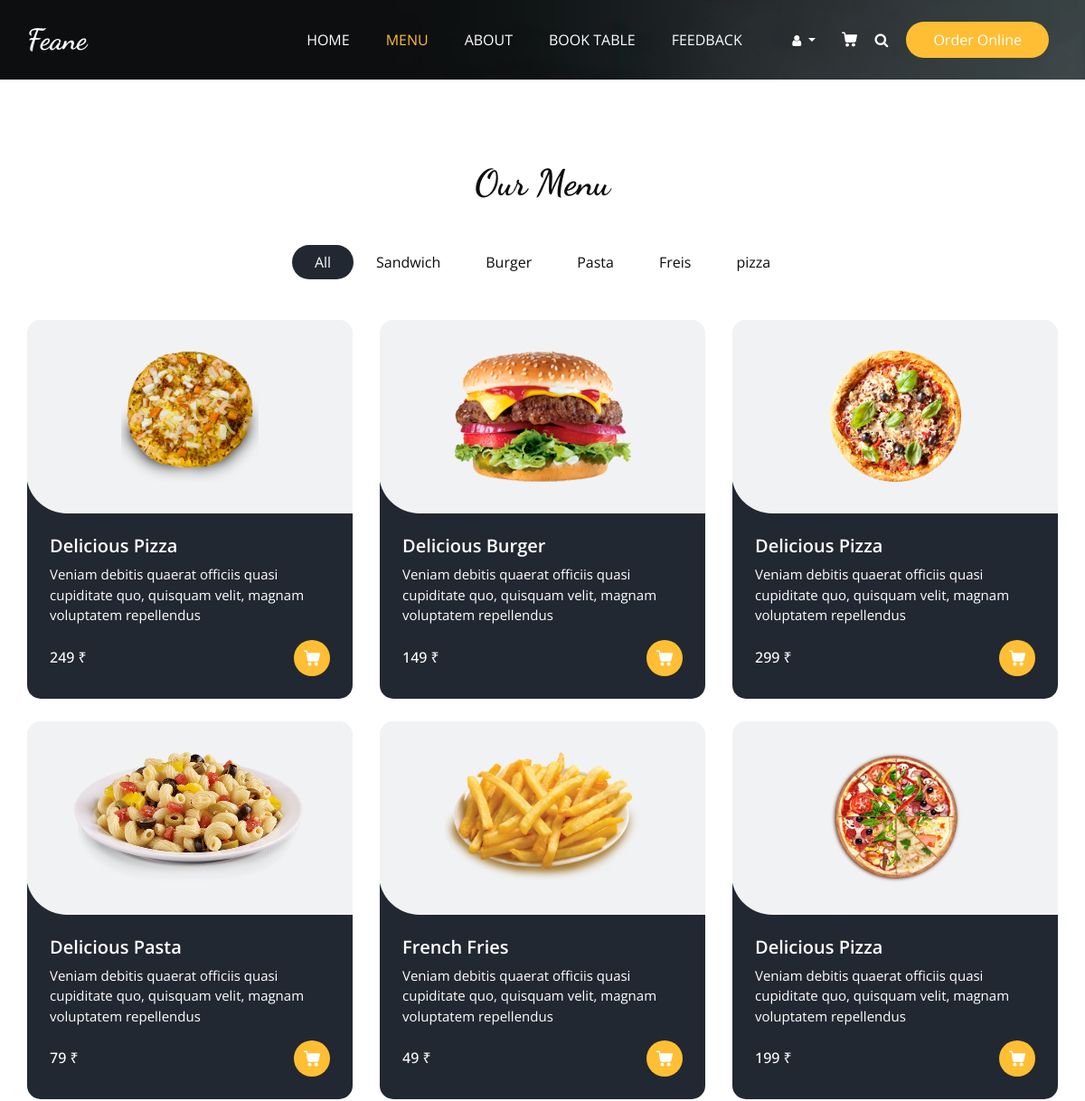
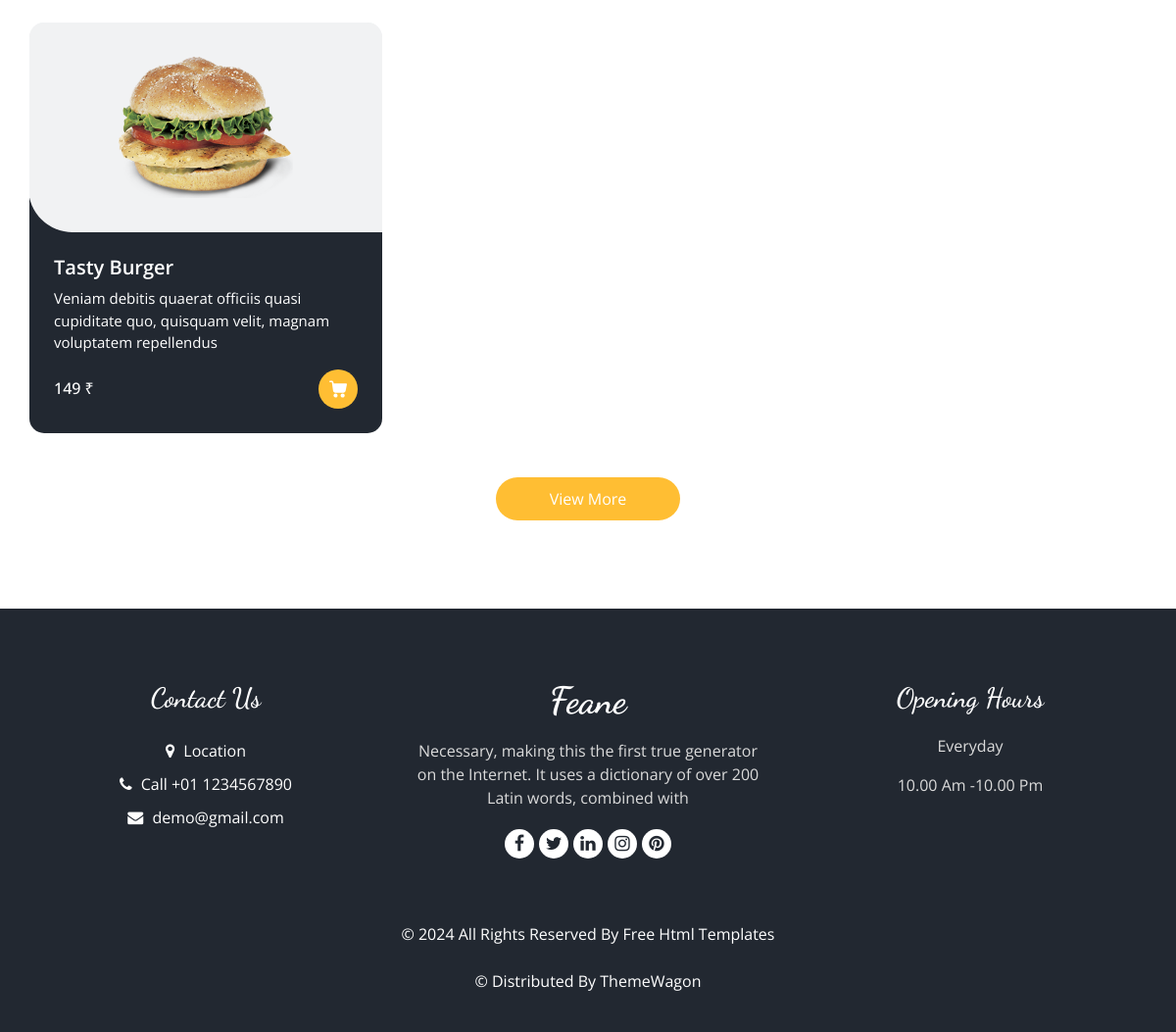
The page /menu on the database its author committed (2 pictures, top to bottom).
### website/models.py (models this page shows, shortened)
class Category (models.Model):
    category_name =models.CharField(max_length=50,blank=False,primary_key=True)
    def __str__(self):
        return self.category_name

class Item (models.Model):
    item_name = models.CharField(max_length=50)
    description = models.CharField(max_length=100)
    price = models.IntegerField()
    category = models.ForeignKey(Category,related_name='item_category',on_delete=models.CASCADE)
    image = models.ImageField(upload_to='images' , blank=True,null=True)

### website/views.py (the view)
# urls.py: path('menu', views.menuview ,name='menu' ),
def menuview(request):
    category = Category.objects.all()
    item_list = Item.objects.all()
    if request.user.is_authenticated :
        profile = request.user.first_name
    else:
        profile ='Register'
    return render(request,'menu.html' , { 'profile':profile,'category':category,'item_list':item_list})

### Template/menu.html (shortened to what this page needs)
{% extends 'base.html' %}
{% load static %}
{% block menu_status %}active{% endblock menu_status %}
{% block class %} class="sub_page" {% endblock class %}
  {% block body %}
  <section class="food_section layout_padding">
    <div class="container">
      <div class="heading_container heading_center">
        <h2>
          Our Menu
        </h2>
      </div>
      <ul class="filters_menu">
        <li class="active" data-filter="*">All</li>
        {% for cat in category %}
        <li data-filter=".{{ cat.category_name }}">{{ cat.category_name }}</li>
        {% endfor %}
      </ul>
      <div class="filters-content">
        <div class="row grid">
          {% for item in item_list %}
          <div class="col-sm-6 col-lg-4 all {{ item.category }}">
            <div class="box">
              <div>
                <div class="img-box">
                  <img src="{{item.image.url}}" alt="">
                </div>
                <div class="detail-box">
                  <h5>
                    {{ item.item_name }}
                  </h5>
                  <p>
                   {{ item.description }}
                  </p>
                  <div class="options">
                    <h6>
                      {{ item.price }} ₹
                    </h6>
                    <a id="cart-container" data-update-url="{% url 'updatecart' %}" onclick="AddCartCard('add',{{ item.id }}); return false;">
                    </a>
                  </div>
                </div>
              </div>
            </div>
          </div>
          {% endfor %}
        </div>
      </div>
      <div class="btn-box">
        <a href="">
          View More
        </a>
      </div>
    </div>
  </section>
{% endblock body %}

### Template/base.html (shortened to what this page needs)
{% load static %}
<!DOCTYPE html>
<html>
<head>
  <link rel="stylesheet" type="text/css" href="{% static 'css/bootstrap.css' %}" />
  <link rel="stylesheet" type="text/css" href="https://cdnjs.cloudflare.com/ajax/libs/OwlCarousel2/2.3.4/assets/owl.carousel.min.css" />
  <link rel="stylesheet" href="https://cdnjs.cloudflare.com/ajax/libs/jquery-nice-select/1.1.0/css/nice-select.min.css" />
  <link href="{% static 'css/font-awesome.min.css' %}" rel="stylesheet" />
  <link href= "{% static 'css/style.css' %}" rel="stylesheet" />
  <link href= "{% static 'css/responsive.css' %}" rel="stylesheet" />
</head>
<body {% block class %} {% endblock class %}>
  <div class="hero_area">
    <div class="bg-box">
      <img src="{% static 'images/hero-bg.jpg' %}" alt="">
    </div>
    <header class="header_section">
      <div class="container">
        <nav class="navbar navbar-expand-lg custom_nav-container ">
          <a class="navbar-brand" href="{% url 'home' %}">
            <span>
              Feane
            </span>
          </a>
          <div class="collapse navbar-collapse" id="navbarSupportedContent">
            <ul class="navbar-nav  mx-auto ">
              <li class="nav-item {% block home_status %}{% endblock home_status %}">
                <a class="nav-link" href="{% url 'home' %}">Home <span class="sr-only">(current)</span></a>
              </li>
              <li class="nav-item  {% block menu_status %}{% endblock menu_status %}">
                <a class="nav-link" href="{% url 'menu' %}">Menu</a>
              </li>
              <li class="nav-item  {% block about_status %}{% endblock about_status %}">
                <a class="nav-link" href="{% url 'about' %}">About</a>
              </li>
              <li class="nav-item {% block booktable_status %}{% endblock booktable_status %}">
                <a class="nav-link" href="{% url 'booktable' %}">Book Table</a>
              </li>
              <li class="nav-item  {% block feedback_status %}{% endblock feedback_status %}">
                <a class="nav-link" href="{% url 'feedback' %}">Feedback</a>
              </li>
            </ul>
            <div class="user_option">
              <div class="dropdown  ">
                <a href="#" class="btn  btn-sm dropdown-toggle user_link" type="button" data-toggle="dropdown" aria-haspopup="true" aria-expanded="false">
                    <i class="fa fa-user" aria-hidden="true"></i>
                </a>
          </div>
              <a class="cart_link" href="{% url 'updatecart' %}">
              </a>
              <form class="form-inline">
                <button class="btn  my-2 my-sm-0 nav_search-btn" type="submit">
                  <i class="fa fa-search" aria-hidden="true"></i>
                </button>
              </form>
              <a href="" class="order_online">
                Order Online
              </a>
            </div>
          </div>
        </nav>
      </div>
    </header>
    </div>
{% block body  %}
{% endblock body %}
  <footer class="footer_section">
    <div class="container">
      <div class="row">
        <div class="col-md-4 footer-col">
          <div class="footer_contact">
            <h4>
              Contact Us
            </h4>
            <div class="contact_link_box">
              <a href="">
                <i class="fa fa-map-marker" aria-hidden="true"></i>
                <span>
                  Location
                </span>
              </a>
              <a href="">
                <i class="fa fa-phone" aria-hidden="true"></i>
                <span>
                  Call +01 1234567890
                </span>
              </a>
              <a href="">
                <i class="fa fa-envelope" aria-hidden="true"></i>
                <span>
                  demo@gmail.com
                </span>
              </a>
            </div>
          </div>
        </div>
        <div class="col-md-4 footer-col">
          <div class="footer_detail">
            <a href="" class="footer-logo">
              Feane
            </a>
            <p>
              Necessary, making this the first true generator on the Internet. It uses a dictionary of over 200 Latin words, combined with
            </p>
            <div class="footer_social">
              <a href="">
                <i class="fa fa-facebook" aria-hidden="true"></i>
              </a>
              <a href="">
                <i class="fa fa-twitter" aria-hidden="true"></i>
              </a>
              <a href="">
                <i class="fa fa-linkedin" aria-hidden="true"></i>
              </a>
              <a href="">
                <i class="fa fa-instagram" aria-hidden="true"></i>
              </a>
              <a href="">
                <i class="fa fa-pinterest" aria-hidden="true"></i>
              </a>
            </div>
          </div>
        </div>
        <div class="col-md-4 footer-col">
          <h4>
            Opening Hours
          </h4>
          <p>
            Everyday
          </p>
          <p>
            10.00 Am -10.00 Pm
          </p>
        </div>
      </div>
      <div class="footer-info">
        <p>
          &copy; <span id="displayYear"></span> All Rights Reserved By
          <a href="https://html.design/">Free Html Templates</a><br><br>
          &copy;  Distributed By
          <a href="https://themewagon.com/" target="_blank">ThemeWagon</a>
        </p>
      </div>
    </div>
  </footer>
</body>
</html>

### Static/css/responsive.css (style rules this page uses)
@media (min-width: 1200px) { .container { max-width: 1170px; } }

### rows shown on the page
Category: category_name "Sandwich"
Category: category_name "Burger"
Category: category_name "Pasta"
Category: category_name "Freis"
Category: category_name "pizza"
Item: image (picture), item_name "Delicious Pizza", description "Veniam debitis quaerat officiis quasi cupiditate quo, quisquam velit, magnam voluptatem repellendus", price "249"
Item: image (picture), item_name "Delicious Burger", description "Veniam debitis quaerat officiis quasi cupiditate quo, quisquam velit, magnam voluptatem repellendus", price "149"
Item: image (picture), item_name "Delicious Pizza", description "Veniam debitis quaerat officiis quasi cupiditate quo, quisquam velit, magnam voluptatem repellendus", price "299"
Item: image (picture), item_name "Delicious Pasta", description "Veniam debitis quaerat officiis quasi cupiditate quo, quisquam velit, magnam voluptatem repellendus", price "79"
Item: image (picture), item_name "French Fries", description "Veniam debitis quaerat officiis quasi cupiditate quo, quisquam velit, magnam voluptatem repellendus", price "49"
Item: image (picture), item_name "Delicious Pizza", description "Veniam debitis quaerat officiis quasi cupiditate quo, quisquam velit, magnam voluptatem repellendus", price "199"
Item: image (picture), item_name "Tasty Burger", description "Veniam debitis quaerat officiis quasi cupiditate quo, quisquam velit, magnam voluptatem repellendus", price "149"
